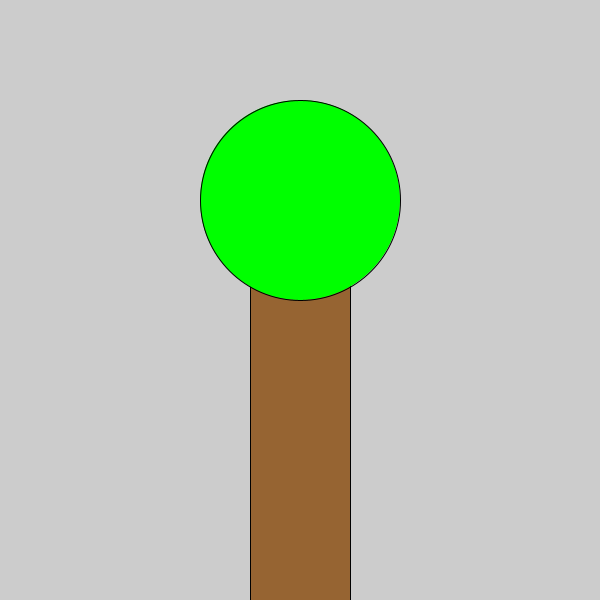
Frame 1 (no input)
Frame 60 (the mouse pressed at the canvas centre just before this capture): identical to frame 1, image omitted
Frame 120 (the mouse held since frame 60 and released just before this capture): identical to frame 1, image omitted

The Processing sketch that drew this single still picture (run headless with seeded random() and noise(); from frame 60 on, the mouse is pressed at the canvas centre):

// Processing sketch: sketch_230919d_H9_9
// ── sketch_230919d_H9_9.pde
void setup(){
  size(600,600);
  tekenboom(300,200,250,200);
}

void draw(){
  //background(0,0,0);  
}

void tekenboom(int x, int y, int x1, int y1){
   fill(150,100,50);
  rect(x1,y1,100,400);
    fill(0,255,0);
  ellipse(x,y,200,200);
}
